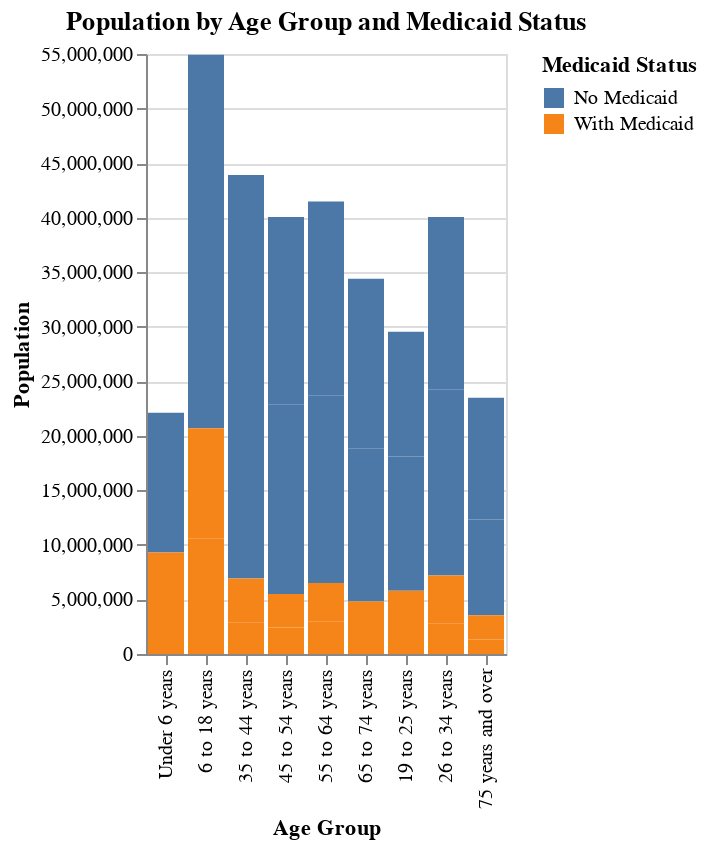

Here is the notebook cell this chart was saved with:
### Code cell
import altair as alt
import pandas as pd

# Filter out the "Total" rows for Gender and Medicaid Status
medicaid_filtered = medicaid_coverage[
    (medicaid_coverage["Gender"] != "Total") & (medicaid_coverage["Medicaid Status"] != "Total")
]


# Define the order of age groups
age_group_order = [
    "Under 6 years",
    "6 to 18 years",
    "19 to 34 years",
    "35 to 44 years",
    "45 to 54 years",
    "55 to 64 years",
    "65 to 74 years",
    "75 to 84 years",
    "85 years and over",
]

# Create the bar chart
chart = (
    alt.Chart(medicaid_filtered)
    .mark_bar()
    .encode(
        x=alt.X("Age Group", sort=age_group_order, title="Age Group"),  # Sort age groups
        y=alt.Y("Population", title="Population"),
        color="Medicaid Status",  # Color by Medicaid status
        tooltip=["Age Group", "Medicaid Status", "Population"]
    )
    .properties(title="Population by Age Group and Medicaid Status")
)


chart

### Figure 1 — Vega-Lite specification as saved in the notebook (floating-point values rounded to 4 significant figures)
{"config": {"view": {"continuousWidth": 300, "continuousHeight": 300}}, "data": {"name": "data-4520826006f6a6f644eceb3012d7e1bf"}, "mark": {"type": "bar"}, "encoding": {"color": {"field": "Medicaid Status", "type": "nominal"}, "tooltip": [{"field": "Age Group", "type": "nominal"}, {"field": "Medicaid Status", "type": "nominal"}, {"field": "Population", "type": "quantitative"}], "x": {"field": "Age Group", "sort": ["Under 6 years", "6 to 18 years", "19 to 34 years", "35 to 44 years", "45 to 54 years", "55 to 64 years", "65 to 74 years", "75 to 84 years", "85 years and over"], "title": "Age Group", "type": "nominal"}, "y": {"field": "Population", "title": "Population", "type": "quantitative"}}, "title": "Population by Age Group and Medicaid Status", "$schema": "https://vega.github.io/schema/vega-lite/v5.20.1.json", "datasets": {"data-4520826006f6a6f644eceb3012d7e1bf": [{"Gender": "Male", "Age Group": "Under 6 years", "Medicaid Status": "With Medicaid", "Population": 4760607, "Margin of Error": 44208}, {"Gender": "Male", "Age Group": "Under 6 years", "Medicaid Status": "No Medicaid", "Population": 6552321, "Margin of Error": 41784}, {"Gender": "Male", "Age Group": "6 to 18 years", "Medicaid Status": "With Medicaid", "Population": 10618954, "Margin of Error": 79633}, {"Gender": "Male", "Age Group": "6 to 18 years", "Medicaid Status": "No Medicaid", "Population": 17518403, "Margin of Error": 84747}, {"Gender": "Male", "Age Group": "19 to 25 years", "Medicaid Status": "With Medicaid", "Population": 2574513, "Margin of Error": 35337}, {"Gender": "Male", "Age Group": "19 to 25 years", "Medicaid Status": "No Medicaid", "Population": 12306181, "Margin of Error": 53950}, {"Gender": "Male", "Age Group": "26 to 34 years", "Medicaid Status": "With Medicaid", "Population": 2823490, "Margin of Error": 33961}, {"Gender": "Male", "Age Group": "26 to 34 years", "Medicaid Status": "No Medicaid", "Population": 17070882, "Margin of Error": 45496}, {"Gender": "Male", "Age Group": "35 to 44 years", "Medicaid Status": "With Medicaid", "Population": 2867737, "Margin of Error": 30577}, {"Gender": "Male", "Age Group": "35 to 44 years", "Medicaid Status": "No Medicaid", "Population": 18914775, "Margin of Error": 39315}, {"Gender": "Male", "Age Group": "45 to 54 years", "Medicaid Status": "With Medicaid", "Population": 2430216, "Margin of Error": 26002}, {"Gender": "Male", "Age Group": "45 to 54 years", "Medicaid Status": "No Medicaid", "Population": 17351547, "Margin of Error": 37859}, {"Gender": "Male", "Age Group": "55 to 64 years", "Medicaid Status": "With Medicaid", "Population": 2967506, "Margin of Error": 26515}, {"Gender": "Male", "Age Group": "55 to 64 years", "Medicaid Status": "No Medicaid", "Population": 17205428, "Margin of Error": 30129}, {"Gender": "Male", "Age Group": "65 to 74 years", "Medicaid Status": "With Medicaid", "Population": 2099674, "Margin of Error": 22915}, {"Gender": "Male", "Age Group": "65 to 74 years", "Medicaid Status": "No Medicaid", "Population": 14054812, "Margin of Error": 27621}, {"Gender": "Male", "Age Group": "75 years and over", "Medicaid Status": "With Medicaid", "Population": 1320400, "Margin of Error": 16652}, {"Gender": "Male", "Age Group": "75 years and over", "Medicaid Status": "No Medicaid", "Population": 8769880, "Margin of Error": 19490}, {"Gender": "Female", "Age Group": "Under 6 years", "Medicaid Status": "With Medicaid", "Population": 4551576, "Margin of Error": 43528}, {"Gender": "Female", "Age Group": "Under 6 years", "Medicaid Status": "No Medicaid", "Population": 6250034, "Margin of Error": 44402}, {"Gender": "Female", "Age Group": "6 to 18 years", "Medicaid Status": "With Medicaid", "Population": 10085376, "Margin of Error": 76362}, {"Gender": "Female", "Age Group": "6 to 18 years", "Medicaid Status": "No Medicaid", "Population": 16719972, "Margin of Error": 70218}, {"Gender": "Female", "Age Group": "19 to 25 years", "Medicaid Status": "With Medicaid", "Population": 3223634, "Margin of Error": 37962}, {"Gender": "Female", "Age Group": "19 to 25 years", "Medicaid Status": "No Medicaid", "Population": 11443746, "Margin of Error": 43547}, {"Gender": "Female", "Age Group": "26 to 34 years", "Medicaid Status": "With Medicaid", "Population": 4380720, "Margin of Error": 38715}, {"Gender": "Female", "Age Group": "26 to 34 years", "Medicaid Status": "No Medicaid", "Population": 15780972, "Margin of Error": 48893}, {"Gender": "Female", "Age Group": "35 to 44 years", "Medicaid Status": "With Medicaid", "Population": 4062107, "Margin of Error": 38559}, {"Gender": "Female", "Age Group": "35 to 44 years", "Medicaid Status": "No Medicaid", "Population": 18060926, "Margin of Error": 38207}, {"Gender": "Female", "Age Group": "45 to 54 years", "Medicaid Status": "With Medicaid", "Population": 3069882, "Margin of Error": 26863}, {"Gender": "Female", "Age Group": "45 to 54 years", "Medicaid Status": "No Medicaid", "Population": 17198458, "Margin of Error": 36610}, {"Gender": "Female", "Age Group": "55 to 64 years", "Medicaid Status": "With Medicaid", "Population": 3550000, "Margin of Error": 31323}, {"Gender": "Female", "Age Group": "55 to 64 years", "Medicaid Status": "No Medicaid", "Population": 17756593, "Margin of Error": 37626}, {"Gender": "Female", "Age Group": "65 to 74 years", "Medicaid Status": "With Medicaid", "Population": 2708575, "Margin of Error": 23970}, {"Gender": "Female", "Age Group": "65 to 74 years", "Medicaid Status": "No Medicaid", "Population": 15540002, "Margin of Error": 29748}, {"Gender": "Female", "Age Group": "75 years and over", "Medicaid Status": "With Medicaid", "Population": 2232971, "Margin of Error": 23765}, {"Gender": "Female", "Age Group": "75 years and over", "Medicaid Status": "No Medicaid", "Population": 11165127, "Margin of Error": 22754}]}}
